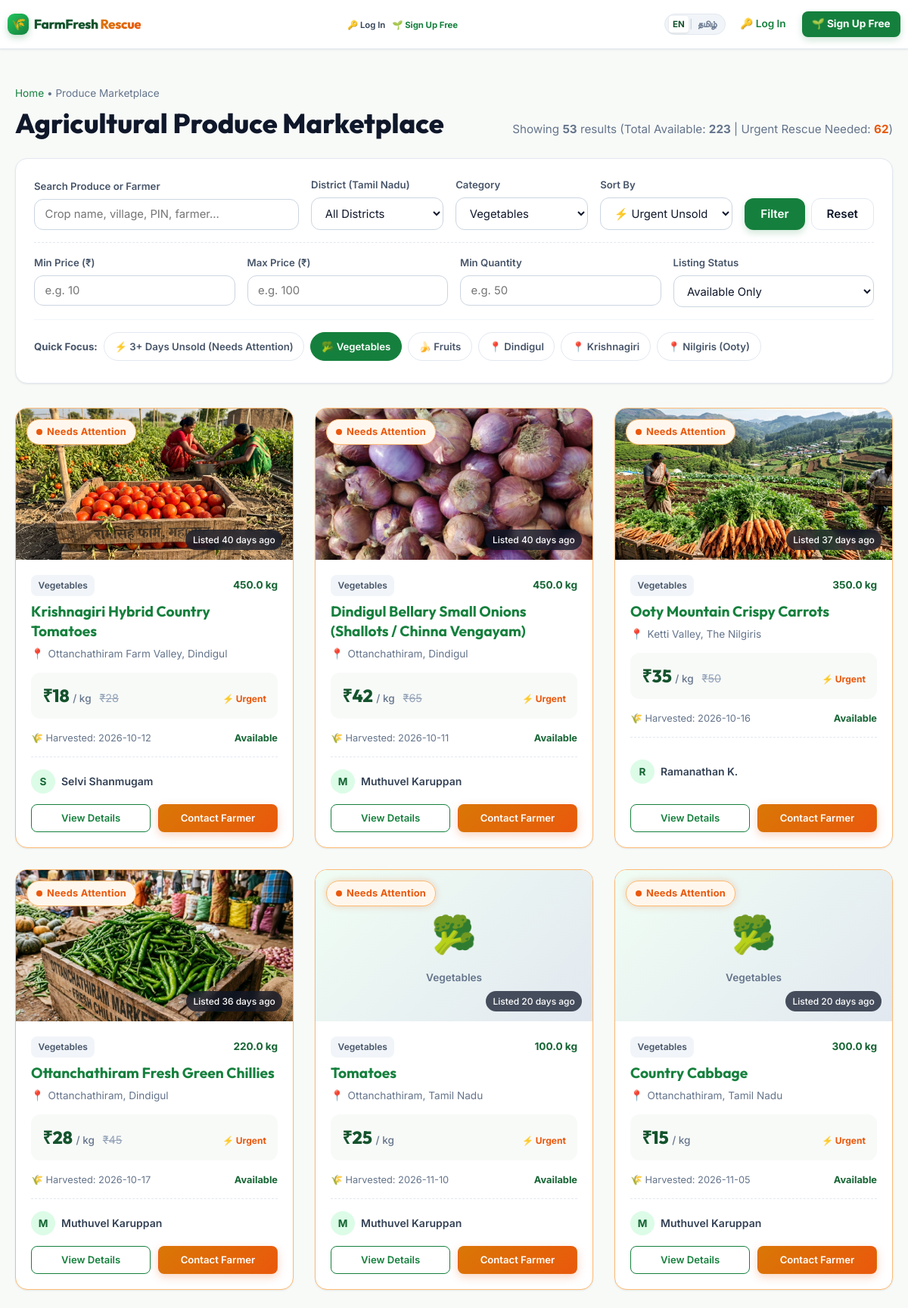
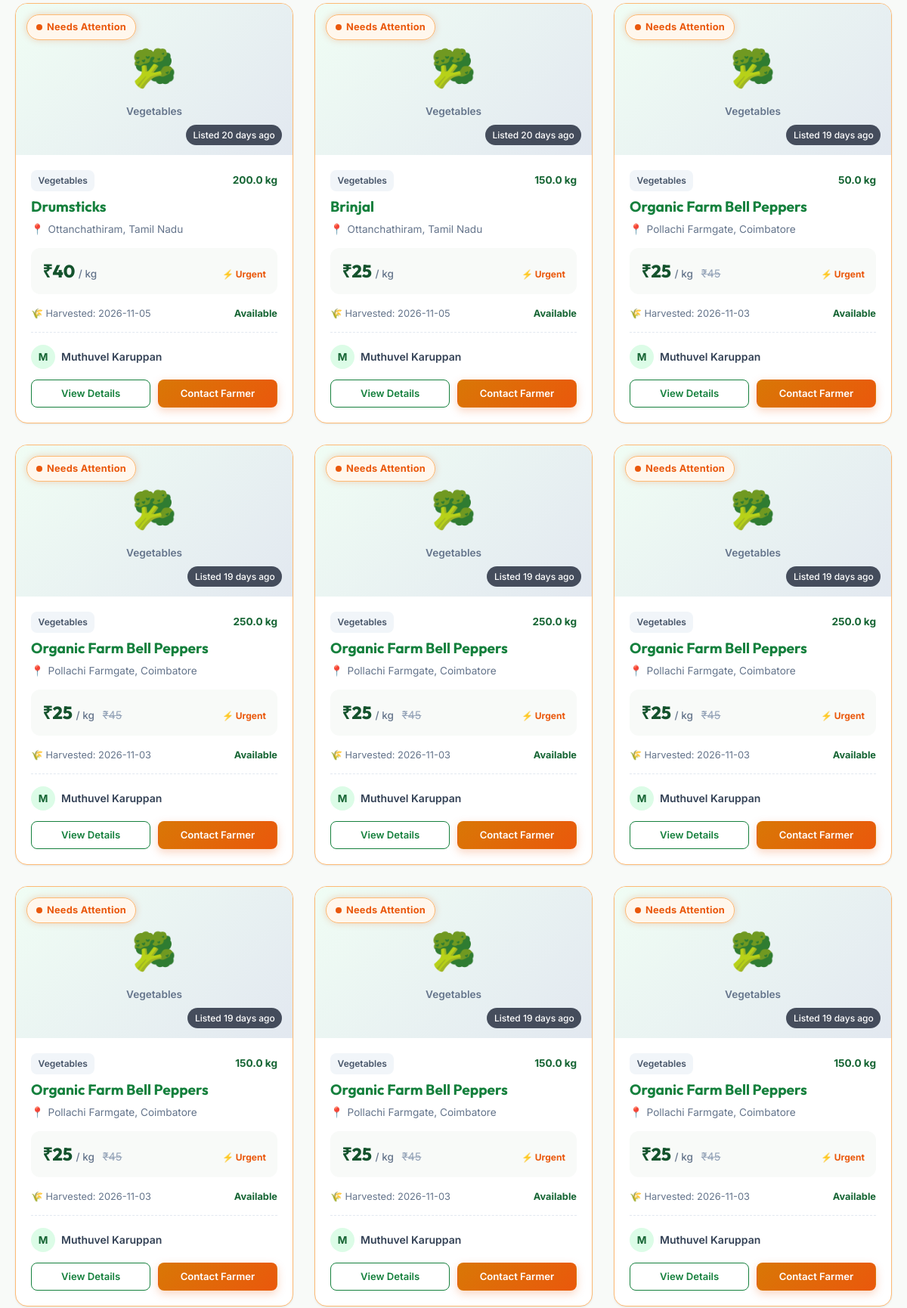
The app's page /listings?category=Vegetables (upper part) with its own data (2 pictures, top to bottom).
### tables this page shows
CREATE TABLE listings (
        id INTEGER PRIMARY KEY AUTOINCREMENT,
        farmer_id INTEGER NOT NULL,
        crop_name TEXT NOT NULL,
        category TEXT NOT NULL DEFAULT 'Vegetables',
        photo TEXT,
        quantity REAL NOT NULL,
        unit TEXT NOT NULL,
        price_per_unit REAL NOT NULL,
        original_price REAL,
        harvest_date DATE NOT NULL,
        village_town TEXT NOT NULL,
        district TEXT NOT NULL,
        pin_code TEXT NOT NULL,
        farmer_name TEXT NOT NULL,
        farmer_phone TEXT NOT NULL,
        whatsapp_number TEXT,
        description TEXT,
        status TEXT NOT NULL DEFAULT 'Available' CHECK(status IN ('Available', 'Sold', 'Inactive')),
        created_at TIMESTAMP DEFAULT CURRENT_TIMESTAMP,
        updated_at TIMESTAMP DEFAULT CURRENT_TIMESTAMP, state TEXT NOT NULL DEFAULT 'Tamil Nadu', estimated_freshness_date DATE, urgency_level TEXT NOT NULL DEFAULT 'Normal', rescued_from_waste INTEGER DEFAULT 0, storage_condition TEXT DEFAULT 'Ambient / Room Temperature', freshness_score REAL DEFAULT 85, freshness_grade TEXT DEFAULT 'Fresh', quality_grade TEXT DEFAULT 'Grade A', quality_confidence REAL DEFAULT 90, quality_analysis TEXT, suggested_price REAL, latitude REAL, longitude REAL, reserved_quantity REAL DEFAULT 0, shelf_life_days INTEGER DEFAULT 7, qr_code_token TEXT, additional_photos TEXT, expiry_date DATE, rescue_price REAL,
        FOREIGN KEY (farmer_id) REFERENCES users(id) ON DELETE CASCADE
    );

### app.py (the view, shortened to what this page needs)
@app.route('/listings')
def browse_listings():
    conn = get_db()
    cursor = conn.cursor()
    search_q = request.args.get('q', '').strip()
    category = request.args.get('category', '').strip()
    district = request.args.get('district', '').strip()
    village = request.args.get('village', '').strip()
    min_price = request.args.get('min_price', '').strip()
    max_price = request.args.get('max_price', '').strip()
    min_qty = request.args.get('min_qty', '').strip()
    max_qty = request.args.get('max_qty', '').strip()
    urgency = request.args.get('urgency', '').strip()  # 'urgent_only'
    status_filter = request.args.get('status', 'Available').strip()
    sort_by = request.args.get('sort', 'urgent').strip()
    query = "SELECT * FROM listings WHERE 1=1"
    params = []
    if status_filter and status_filter != 'All':
        query += " AND status = ?"
        params.append(status_filter)
    if category:
        query += " AND category = ?"
        params.append(category)
    if district:
        query += " AND district = ?"
        params.append(district)
    if village:
        query += " AND village_town LIKE ?"
        params.append(f"%{village}%")
    if min_price:
        try:
            query += " AND price_per_unit >= ?"
            params.append(float(min_price))
        except ValueError:
            pass
    if max_price:
        try:
            query += " AND price_per_unit <= ?"
            params.append(float(max_price))
        except ValueError:
            pass
    if min_qty:
        try:
            query += " AND quantity >= ?"
            params.append(float(min_qty))
        except ValueError:
            pass
    if max_qty:
        try:
            query += " AND quantity <= ?"
            params.append(float(max_qty))
        except ValueError:
            pass
    if urgency == 'urgent_only':
        query += " AND status = 'Available' AND ((julianday('now') - julianday(created_at)) >= 3 OR urgency_level = 'Urgent Sale')"
    if sort_by == 'price_low':
        query += " ORDER BY price_per_unit ASC"
    elif sort_by == 'price_high':
        query += " ORDER BY price_per_unit DESC"
    elif sort_by == 'newest':
        query += " ORDER BY created_at DESC"
    elif sort_by == 'harvest_recent':
        query += " ORDER BY harvest_date DESC"
    elif sort_by == 'urgent':
        query += """ ORDER BY
            (CASE
                WHEN status = 'Available' AND urgency_level = 'Urgent Sale' THEN 0
                WHEN status = 'Available' AND (julianday('now') - julianday(created_at)) >= 3 THEN 1
                ELSE 2
            END), created_at ASC"""
    else:
        query += " ORDER BY created_at DESC"
    cursor.execute(query, params)
    listings = cursor.fetchall()
    cursor.execute("""
        SELECT * FROM listings
        WHERE status = 'Available'
        AND ((julianday('now') - julianday(created_at)) >= 3 OR urgency_level = 'Urgent Sale')
        ORDER BY (CASE WHEN urgency_level = 'Urgent Sale' THEN 0 ELSE 1 END), created_at ASC
        LIMIT 4
    """)
    urgent_spotlight = cursor.fetchall()
    cursor.execute("SELECT COUNT(*) FROM listings WHERE status = 'Available'")
    total_available = cursor.fetchone()[0]
    cursor.execute("""
        SELECT COUNT(*) FROM listings
        WHERE status = 'Available'
        AND ((julianday('now') - julianday(created_at)) >= 3 OR urgency_level = 'Urgent Sale')
    """)
    total_urgent = cursor.fetchone()[0]
    conn.close()
    return render_template(
        'listings.html',
        listings=listings,
        urgent_spotlight=urgent_spotlight,
        search_q=search_q,
        category=category,
        district=district,
        village=village,
        min_price=min_price,
        max_price=max_price,
        min_qty=min_qty,
        max_qty=max_qty,
        urgency=urgency,
        status_filter=status_filter,
        sort_by=sort_by,
        total_available=total_available,
        total_urgent=total_urgent
    )

### templates/listings.html (shortened to what this page needs)
{% extends "base.html" %}
{% block content %}
<div class="container" style="padding-top: 2rem; padding-bottom: 4rem;">
  <div style="margin-bottom: 1.5rem;">
    <div style="font-size: 0.85rem; color: var(--text-muted); margin-bottom: 0.35rem;">
      <a href="{{ url_for('index') }}">Home</a> &bull; Produce Marketplace
    </div>
    <div style="display: flex; align-items: baseline; justify-content: space-between; flex-wrap: wrap; gap: 1rem;">
      <h1 style="font-size: 2.25rem; font-weight: 800;">Agricultural Produce Marketplace</h1>
      <div style="font-size: 0.95rem; color: var(--text-muted);">
        Showing <strong>{{ listings|length }}</strong> results
        (Total Available: <strong>{{ total_available }}</strong> | Urgent Rescue Needed: <strong style="color: var(--urgent-red);">{{ total_urgent }}</strong>)
      </div>
    </div>
  </div>
  <div class="filter-card">
    <form action="{{ url_for('browse_listings') }}" method="GET" id="searchFilterForm">
      <div class="filter-grid">
        <div class="filter-group">
          <label class="filter-label">Search Produce or Farmer</label>
          <input type="text" name="q" value="{{ search_q }}" class="filter-input" placeholder="Crop name, village, PIN, farmer...">
        </div>
        <div class="filter-group">
          <label class="filter-label">District (Tamil Nadu)</label>
          <select name="district" class="filter-select">
            <option value="">All Districts</option>
          </select>
        </div>
        <div class="filter-group">
          <label class="filter-label">Category</label>
          <select name="category" class="filter-select">
            {% for c in crop_categories %}
              <option value="{{ c }}" {% if category == c %}selected{% endif %}>{{ c }}</option>
            {% endfor %}
          </select>
        </div>
        <div class="filter-group">
          <label class="filter-label">Sort By</label>
          <select name="sort" class="filter-select">
            <option value="urgent" {% if sort_by == 'urgent' %}selected{% endif %}>⚡ Urgent Unsold First</option>
          </select>
        </div>
        <div class="filter-btn-group">
          <button type="submit" class="btn btn-primary" style="height: 42px;">Filter</button>
          <a href="{{ url_for('browse_listings') }}" class="btn btn-secondary" style="height: 42px;" title="Reset filters">Reset</a>
        </div>
      </div>
      <div class="filter-secondary-grid">
        <div class="filter-group">
          <label class="filter-label">Min Price (₹)</label>
          <input type="number" name="min_price" value="{{ min_price }}" class="filter-input" placeholder="e.g. 10" min="0">
        </div>
        <div class="filter-group">
          <label class="filter-label">Max Price (₹)</label>
          <input type="number" name="max_price" value="{{ max_price }}" class="filter-input" placeholder="e.g. 100" min="0">
        </div>
        <div class="filter-group">
          <label class="filter-label">Min Quantity</label>
          <input type="number" name="min_qty" value="{{ min_qty }}" class="filter-input" placeholder="e.g. 50" min="0">
        </div>
        <div class="filter-group">
          <label class="filter-label">Listing Status</label>
          <select name="status" class="filter-select">
            <option value="Available" {% if status_filter == 'Available' %}selected{% endif %}>Available Only</option>
          </select>
        </div>
      </div>
      <div class="quick-filter-pills">
        <span style="font-size: 0.825rem; font-weight: 700; color: #475569; align-self: center;">Quick Focus:</span>
        <a href="{{ url_for('browse_listings', urgency='urgent_only') }}" class="pill-btn urgent {% if urgency == 'urgent_only' %}active{% endif %}">
          ⚡ 3+ Days Unsold (Needs Attention)
        </a>
        <a href="{{ url_for('browse_listings', category='Vegetables') }}" class="pill-btn {% if category == 'Vegetables' %}active{% endif %}">
          🥦 Vegetables
        </a>
        <a href="{{ url_for('browse_listings', category='Fruits') }}" class="pill-btn {% if category == 'Fruits' %}active{% endif %}">
          🍌 Fruits
        </a>
        <a href="{{ url_for('browse_listings', district='Dindigul') }}" class="pill-btn {% if district == 'Dindigul' %}active{% endif %}">
          📍 Dindigul
        </a>
        <a href="{{ url_for('browse_listings', district='Krishnagiri') }}" class="pill-btn {% if district == 'Krishnagiri' %}active{% endif %}">
          📍 Krishnagiri
        </a>
        <a href="{{ url_for('browse_listings', district='Nilgiris') }}" class="pill-btn {% if district == 'Nilgiris' %}active{% endif %}">
          📍 Nilgiris (Ooty)
        </a>
      </div>
    </form>
  </div>
  {% if listings %}
    <div class="produce-grid">
      {% for item in listings %}
        {% set is_demo = '[DEMO]' in item['farmer_name'] %}
        <div class="produce-card {% if is_needs_attention(item) %}is-urgent{% endif %} {% if item['status'] == 'Sold' %}is-sold{% endif %}">
          <div class="card-image-wrap">
            <div class="card-floating-badge">
              {% if item['status'] == 'Sold' %}
                <span class="badge-sold">✓ Sold / Rescued</span>
              {% elif is_needs_attention(item) %}
                <span class="badge-urgent"><span class="pulse-dot"></span> Needs Attention</span>
              {% else %}
                <span class="badge-available">● Available</span>
              {% endif %}
            </div>
            {% set days_old, age_label = calculate_listing_age(item['created_at']) %}
            <div class="card-age-tag">Listed {{ age_label }}</div>
            {% if item['photo'] %}
              <img src="{{ url_for('static', filename='uploads/' ~ item['photo']) }}" alt="{{ item['crop_name'] }}" class="card-img" loading="lazy">
            {% else %}
              <div class="card-img-placeholder">
                {% if item['category'] == 'Fruits' %}🥥{% elif item['category'] == 'Flowers' %}🌸{% elif item['category'] == 'Grains & Pulses' %}🌾{% else %}🥦{% endif %}
                <span class="placeholder-text">{{ item['category'] }}</span>
              </div>
            {% endif %}
          </div>
          <div class="card-body">
            <div class="card-meta-top">
              <span class="badge-category">{{ item['category'] }}</span>
              <span style="font-size: 0.85rem; font-weight: 700; color: #166534;">
                {{ item['quantity'] }} {{ item['unit'] }}
              </span>
            </div>
            <h3 class="crop-title">
              <a href="{{ url_for('listing_detail', listing_id=item['id']) }}">{{ item['crop_name'] }}</a>
            </h3>
            <div class="crop-location">
              <span>📍</span>
              <span>{{ item['village_town'] }}, {{ item['district'] }}</span>
            </div>
            <div class="crop-pricing-box">
              <div>
                <span class="price-main">₹{{ "%.0f"|format(item['price_per_unit']) }}</span>
                <span class="price-unit">/ {{ item['unit'] }}</span>
                {% if item['original_price'] and item['original_price'] > item['price_per_unit'] %}
                  <span class="price-original">₹{{ "%.0f"|format(item['original_price']) }}</span>
                {% endif %}
              </div>
              {% if is_needs_attention(item) and item['status'] == 'Available' %}
                <span style="font-size: 0.75rem; color: #ea580c; font-weight: 700;">⚡ Urgent</span>
              {% endif %}
            </div>
            <div class="harvest-info">
              <span>🌾 Harvested: {{ item['harvest_date'] }}</span>
              <span>
                <strong style="color: {% if item['status'] == 'Available' %}#166534{% else %}#64748b{% endif %};">
                  {{ item['status'] }}
                </strong>
              </span>
            </div>
            <div class="card-farmer-info" style="margin-bottom: 0.85rem;">
              <div class="farmer-avatar-name">
                {% set clean_farmer_name = item['farmer_name'].replace('[DEMO] ', '') %}
                <div class="farmer-avatar">{{ clean_farmer_name[0] }}</div>
                <div class="farmer-name">{{ clean_farmer_name }}</div>
              </div>
            </div>
            {% if item['status'] == 'Available' %}
              <div class="card-action-row">
                <a href="{{ url_for('listing_detail', listing_id=item['id']) }}"
                   class="btn btn-sm btn-outline-primary"
                   id="view-details-{{ item['id'] }}"
                   style="flex: 1; text-align: center;">
                  View Details
                </a>
                <a href="{{ url_for('listing_detail', listing_id=item['id']) }}#enquiry-section"
                   class="btn btn-sm {% if is_needs_attention(item) %}btn-accent{% else %}btn-primary{% endif %}"
                   id="contact-farmer-{{ item['id'] }}"
                   style="flex: 1; text-align: center;">
                  Contact Farmer
                </a>
              </div>
            {% else %}
              <a href="{{ url_for('listing_detail', listing_id=item['id']) }}"
                 class="btn btn-sm btn-secondary"
                 style="width:100%; text-align:center;">
                View Details
              </a>
            {% endif %}
          </div>
        </div>
      {% endfor %}
    </div>
  {% endif %}
</div>
{% endblock %}

### records on screen
listings: shows "Needs Attention", age_label "40 days ago", photo (picture), category "Vegetables", quantity "450.0", unit "kg", crop_name "Krishnagiri Hybrid Country Tomatoes", village_town "Ottanchathiram Farm Valley", district "Dindigul", price_per_unit "18", original_price "28", shows "⚡ Urgent", harvest_date "2026-10-12", status "Available", farmer_name "S", farmer_name "Selvi Shanmugam"
listings: shows "Needs Attention", age_label "40 days ago", photo (picture), category "Vegetables", quantity "450.0", unit "kg", crop_name "Dindigul Bellary Small Onions (Shallots / Chinna Vengayam)", village_town "Ottanchathiram", district "Dindigul", price_per_unit "42", original_price "65", shows "⚡ Urgent", harvest_date "2026-10-11", status "Available", farmer_name "M", farmer_name "Muthuvel Karuppan"
listings: shows "Needs Attention", age_label "37 days ago", photo (picture), category "Vegetables", quantity "350.0", unit "kg", crop_name "Ooty Mountain Crispy Carrots", village_town "Ketti Valley", district "The Nilgiris", price_per_unit "35", original_price "50", shows "⚡ Urgent", harvest_date "2026-10-16", status "Available", farmer_name "R", farmer_name "Ramanathan K."
listings: shows "Needs Attention", age_label "36 days ago", photo (picture), category "Vegetables", quantity "220.0", unit "kg", crop_name "Ottanchathiram Fresh Green Chillies", village_town "Ottanchathiram", district "Dindigul", price_per_unit "28", original_price "45", shows "⚡ Urgent", harvest_date "2026-10-17", status "Available", farmer_name "M", farmer_name "Muthuvel Karuppan"
listings: shows "Needs Attention", age_label "20 days ago", category "Vegetables", quantity "100.0", unit "kg", crop_name "Tomatoes", village_town "Ottanchathiram", district "Tamil Nadu", price_per_unit "25", shows "⚡ Urgent", harvest_date "2026-11-10", status "Available", farmer_name "M", farmer_name "Muthuvel Karuppan"
listings: shows "Needs Attention", age_label "20 days ago", category "Vegetables", quantity "300.0", unit "kg", crop_name "Country Cabbage", village_town "Ottanchathiram", district "Tamil Nadu", price_per_unit "15", shows "⚡ Urgent", harvest_date "2026-11-05", status "Available", farmer_name "M", farmer_name "Muthuvel Karuppan"
listings: shows "Needs Attention", age_label "20 days ago", category "Vegetables", quantity "200.0", unit "kg", crop_name "Drumsticks", village_town "Ottanchathiram", district "Tamil Nadu", price_per_unit "40", shows "⚡ Urgent", harvest_date "2026-11-05", status "Available", farmer_name "M", farmer_name "Muthuvel Karuppan"
listings: shows "Needs Attention", age_label "20 days ago", category "Vegetables", quantity "150.0", unit "kg", crop_name "Brinjal", village_town "Ottanchathiram", district "Tamil Nadu", price_per_unit "25", shows "⚡ Urgent", harvest_date "2026-11-05", status "Available", farmer_name "M", farmer_name "Muthuvel Karuppan"
listings: shows "Needs Attention", age_label "19 days ago", category "Vegetables", quantity "50.0", unit "kg", crop_name "Organic Farm Bell Peppers", village_town "Pollachi Farmgate", district "Coimbatore", price_per_unit "25", original_price "45", shows "⚡ Urgent", harvest_date "2026-11-03", status "Available", farmer_name "M", farmer_name "Muthuvel Karuppan"
listings: shows "Needs Attention", age_label "19 days ago", category "Vegetables", quantity "250.0", unit "kg", crop_name "Organic Farm Bell Peppers", village_town "Pollachi Farmgate", district "Coimbatore", price_per_unit "25", original_price "45", shows "⚡ Urgent", harvest_date "2026-11-03", status "Available", farmer_name "M", farmer_name "Muthuvel Karuppan"
listings: shows "Needs Attention", age_label "19 days ago", category "Vegetables", quantity "250.0", unit "kg", crop_name "Organic Farm Bell Peppers", village_town "Pollachi Farmgate", district "Coimbatore", price_per_unit "25", original_price "45", shows "⚡ Urgent", harvest_date "2026-11-03", status "Available", farmer_name "M", farmer_name "Muthuvel Karuppan"
listings: shows "Needs Attention", age_label "19 days ago", category "Vegetables", quantity "250.0", unit "kg", crop_name "Organic Farm Bell Peppers", village_town "Pollachi Farmgate", district "Coimbatore", price_per_unit "25", original_price "45", shows "⚡ Urgent", harvest_date "2026-11-03", status "Available", farmer_name "M", farmer_name "Muthuvel Karuppan"
listings: shows "Needs Attention", age_label "19 days ago", category "Vegetables", quantity "150.0", unit "kg", crop_name "Organic Farm Bell Peppers", village_town "Pollachi Farmgate", district "Coimbatore", price_per_unit "25", original_price "45", shows "⚡ Urgent", harvest_date "2026-11-03", status "Available", farmer_name "M", farmer_name "Muthuvel Karuppan"
listings: shows "Needs Attention", age_label "19 days ago", category "Vegetables", quantity "150.0", unit "kg", crop_name "Organic Farm Bell Peppers", village_town "Pollachi Farmgate", district "Coimbatore", price_per_unit "25", original_price "45", shows "⚡ Urgent", harvest_date "2026-11-03", status "Available", farmer_name "M", farmer_name "Muthuvel Karuppan"
listings: shows "Needs Attention", age_label "19 days ago", category "Vegetables", quantity "150.0", unit "kg", crop_name "Organic Farm Bell Peppers", village_town "Pollachi Farmgate", district "Coimbatore", price_per_unit "25", original_price "45", shows "⚡ Urgent", harvest_date "2026-11-03", status "Available", farmer_name "M", farmer_name "Muthuvel Karuppan"

### other values on screen
{{ _t('log_in') }} "Log In"
{{ _t('sign_up') }} "Sign Up Free"
{{ listings|length }} "53"
{{ total_available }} "223"
{{ total_urgent }} "62"
form field category "Vegetables"
